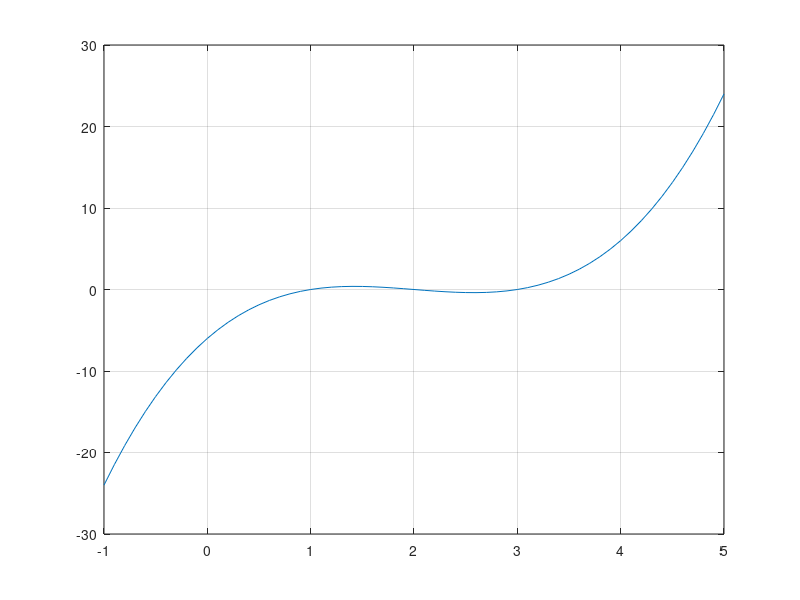

Source code (MATLAB): (Note: this script raises an error after producing the figure.)
%Juan Carlos Garfias Tovar
clc;clear all;close;

p = @(x) x.^3-6.*x.^2+11.*x-6;
x = -1:0.1:5;
plot(x,p(x));
grid on
hold on
a= [1 -6 11 -6];

r= Raicesp(a);
disp('Las raices son:')
disp(r)
%evaluar raices
a=p(r);
%graficar raices
plot(r,a,'or');
